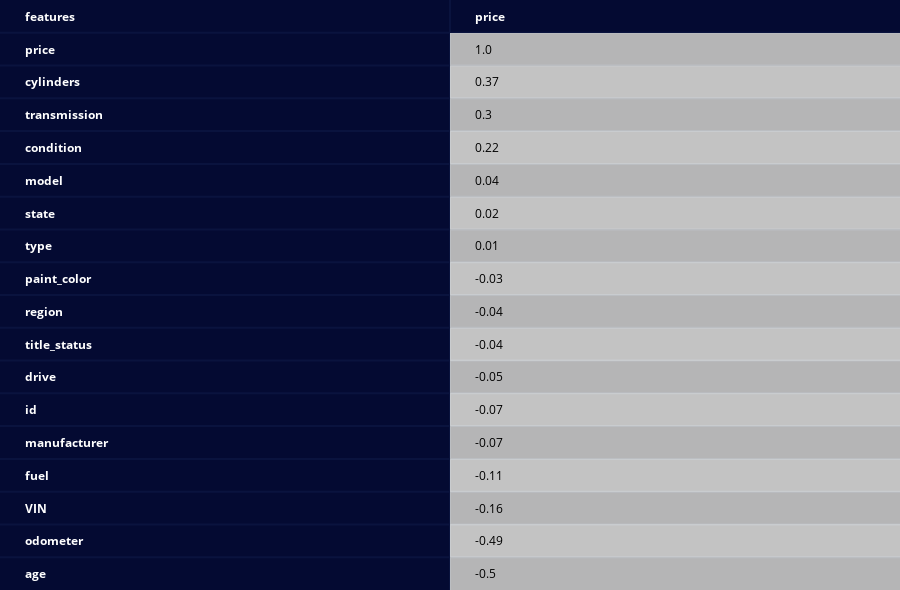

The notebook cell saved with this chart:
### Markdown cell above
##### As we can see from the describe pandas method, the mean is 0 and std is 1, so our dataset has a normal distribution

### Code cell
# Correlation of Normalise Dataset
corr_matrix_norm = pd.DataFrame(df_norm.corr())
corr_matrix_norm = corr_matrix_norm.round(decimals = 2)
create_table(corr_matrix_norm['price'].sort_values(ascending = False).to_frame(),index_title='features',index=True,)

### Figure 1 — Plotly figure (JSON) as saved in the notebook; plotly's stock layout.template omitted (floating-point values rounded to 4 significant figures)
{"data": [{"colorscale": [[0, "#00083e"], [0.5, "#ededee"], [1, "#ffffff"]], "hoverinfo": "none", "opacity": 0.75, "showscale": false, "z": [[0, 0], [0, 0.5], [0, 1], [0, 0.5], [0, 1], [0, 0.5], [0, 1], [0, 0.5], [0, 1], [0, 0.5], [0, 1], [0, 0.5], [0, 1], [0, 0.5], [0, 1], [0, 0.5], [0, 1], [0, 0.5]], "type": "heatmap"}], "layout": {"annotations": [{"align": "left", "font": {"color": "#ffffff"}, "showarrow": false, "text": "<b>features</b>", "x": -0.45, "xanchor": "left", "xref": "x", "y": 0, "yref": "y"}, {"align": "left", "font": {"color": "#ffffff"}, "showarrow": false, "text": "<b>price</b>", "x": 0.55, "xanchor": "left", "xref": "x", "y": 0, "yref": "y"}, {"align": "left", "font": {"color": "#ffffff"}, "showarrow": false, "text": "<b>price</b>", "x": -0.45, "xanchor": "left", "xref": "x", "y": 1, "yref": "y"}, {"align": "left", "font": {"color": "#000000"}, "showarrow": false, "text": "1.0", "x": 0.55, "xanchor": "left", "xref": "x", "y": 1, "yref": "y"}, {"align": "left", "font": {"color": "#ffffff"}, "showarrow": false, "text": "<b>cylinders</b>", "x": -0.45, "xanchor": "left", "xref": "x", "y": 2, "yref": "y"}, {"align": "left", "font": {"color": "#000000"}, "showarrow": false, "text": "0.37", "x": 0.55, "xanchor": "left", "xref": "x", "y": 2, "yref": "y"}, {"align": "left", "font": {"color": "#ffffff"}, "showarrow": false, "text": "<b>transmission</b>", "x": -0.45, "xanchor": "left", "xref": "x", "y": 3, "yref": "y"}, {"align": "left", "font": {"color": "#000000"}, "showarrow": false, "text": "0.3", "x": 0.55, "xanchor": "left", "xref": "x", "y": 3, "yref": "y"}, {"align": "left", "font": {"color": "#ffffff"}, "showarrow": false, "text": "<b>condition</b>", "x": -0.45, "xanchor": "left", "xref": "x", "y": 4, "yref": "y"}, {"align": "left", "font": {"color": "#000000"}, "showarrow": false, "text": "0.22", "x": 0.55, "xanchor": "left", "xref": "x", "y": 4, "yref": "y"}, {"align": "left", "font": {"color": "#ffffff"}, "showarrow": false, "text": "<b>model</b>", "x": -0.45, "xanchor": "left", "xref": "x", "y": 5, "yref": "y"}, {"align": "left", "font": {"color": "#000000"}, "showarrow": false, "text": "0.04", "x": 0.55, "xanchor": "left", "xref": "x", "y": 5, "yref": "y"}, {"align": "left", "font": {"color": "#ffffff"}, "showarrow": false, "text": "<b>state</b>", "x": -0.45, "xanchor": "left", "xref": "x", "y": 6, "yref": "y"}, {"align": "left", "font": {"color": "#000000"}, "showarrow": false, "text": "0.02", "x": 0.55, "xanchor": "left", "xref": "x", "y": 6, "yref": "y"}, {"align": "left", "font": {"color": "#ffffff"}, "showarrow": false, "text": "<b>type</b>", "x": -0.45, "xanchor": "left", "xref": "x", "y": 7, "yref": "y"}, {"align": "left", "font": {"color": "#000000"}, "showarrow": false, "text": "0.01", "x": 0.55, "xanchor": "left", "xref": "x", "y": 7, "yref": "y"}, {"align": "left", "font": {"color": "#ffffff"}, "showarrow": false, "text": "<b>paint_color</b>", "x": -0.45, "xanchor": "left", "xref": "x", "y": 8, "yref": "y"}, {"align": "left", "font": {"color": "#000000"}, "showarrow": false, "text": "-0.03", "x": 0.55, "xanchor": "left", "xref": "x", "y": 8, "yref": "y"}, {"align": "left", "font": {"color": "#ffffff"}, "showarrow": false, "text": "<b>region</b>", "x": -0.45, "xanchor": "left", "xref": "x", "y": 9, "yref": "y"}, {"align": "left", "font": {"color": "#000000"}, "showarrow": false, "text": "-0.04", "x": 0.55, "xanchor": "left", "xref": "x", "y": 9, "yref": "y"}, {"align": "left", "font": {"color": "#ffffff"}, "showarrow": false, "text": "<b>title_status</b>", "x": -0.45, "xanchor": "left", "xref": "x", "y": 10, "yref": "y"}, {"align": "left", "font": {"color": "#000000"}, "showarrow": false, "text": "-0.04", "x": 0.55, "xanchor": "left", "xref": "x", "y": 10, "yref": "y"}, {"align": "left", "font": {"color": "#ffffff"}, "showarrow": false, "text": "<b>drive</b>", "x": -0.45, "xanchor": "left", "xref": "x", "y": 11, "yref": "y"}, {"align": "left", "font": {"color": "#000000"}, "showarrow": false, "text": "-0.05", "x": 0.55, "xanchor": "left", "xref": "x", "y": 11, "yref": "y"}, {"align": "left", "font": {"color": "#ffffff"}, "showarrow": false, "text": "<b>id</b>", "x": -0.45, "xanchor": "left", "xref": "x", "y": 12, "yref": "y"}, {"align": "left", "font": {"color": "#000000"}, "showarrow": false, "text": "-0.07", "x": 0.55, "xanchor": "left", "xref": "x", "y": 12, "yref": "y"}, {"align": "left", "font": {"color": "#ffffff"}, "showarrow": false, "text": "<b>manufacturer</b>", "x": -0.45, "xanchor": "left", "xref": "x", "y": 13, "yref": "y"}, {"align": "left", "font": {"color": "#000000"}, "showarrow": false, "text": "-0.07", "x": 0.55, "xanchor": "left", "xref": "x", "y": 13, "yref": "y"}, {"align": "left", "font": {"color": "#ffffff"}, "showarrow": false, "text": "<b>fuel</b>", "x": -0.45, "xanchor": "left", "xref": "x", "y": 14, "yref": "y"}, {"align": "left", "font": {"color": "#000000"}, "showarrow": false, "text": "-0.11", "x": 0.55, "xanchor": "left", "xref": "x", "y": 14, "yref": "y"}, {"align": "left", "font": {"color": "#ffffff"}, "showarrow": false, "text": "<b>VIN</b>", "x": -0.45, "xanchor": "left", "xref": "x", "y": 15, "yref": "y"}, {"align": "left", "font": {"color": "#000000"}, "showarrow": false, "text": "-0.16", "x": 0.55, "xanchor": "left", "xref": "x", "y": 15, "yref": "y"}, {"align": "left", "font": {"color": "#ffffff"}, "showarrow": false, "text": "<b>odometer</b>", "x": -0.45, "xanchor": "left", "xref": "x", "y": 16, "yref": "y"}, {"align": "left", "font": {"color": "#000000"}, "showarrow": false, "text": "-0.49", "x": 0.55, "xanchor": "left", "xref": "x", "y": 16, "yref": "y"}, {"align": "left", "font": {"color": "#ffffff"}, "showarrow": false, "text": "<b>age</b>", "x": -0.45, "xanchor": "left", "xref": "x", "y": 17, "yref": "y"}, {"align": "left", "font": {"color": "#000000"}, "showarrow": false, "text": "-0.5", "x": 0.55, "xanchor": "left", "xref": "x", "y": 17, "yref": "y"}], "height": 590, "margin": {"b": 0, "l": 0, "r": 0, "t": 0}, "xaxis": {"dtick": 1, "gridwidth": 2, "showticklabels": false, "tick0": -0.5, "ticks": "", "zeroline": false}, "yaxis": {"autorange": "reversed", "dtick": 1, "gridwidth": 2, "showticklabels": false, "tick0": 0.5, "ticks": "", "zeroline": false}}}
